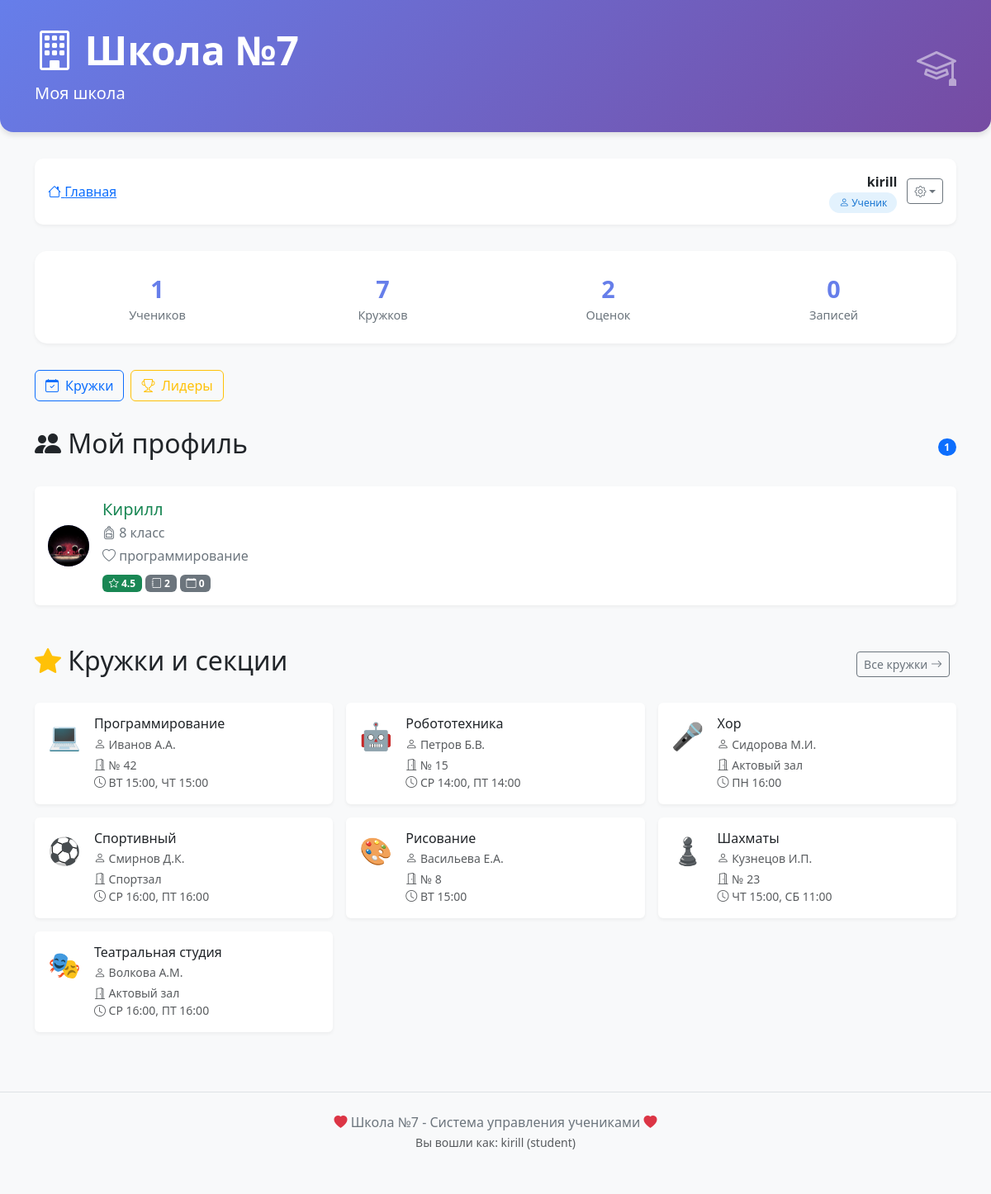
The page / (signed in) on the database its author committed.
### database.py (models this page shows)
class UserDB(Base):
    __tablename__ = "users"
    id = Column(Integer, primary_key=True, index=True)
    username = Column(String, unique=True, index=True, nullable=False)
    password = Column(String, nullable=False)
    role = Column(Enum(UserRole), default=UserRole.STUDENT, nullable=False)
    student_id = Column(Integer, ForeignKey("students.id"), nullable=True)  # УБРАТЬ unique=True
    vk_id = Column(String, nullable=True)
    student = relationship("StudentDB", back_populates="user")
    created_at = Column(String, default=lambda: datetime.now().strftime("%d.%m.%Y %H:%M"))

class StudentDB(Base):
    __tablename__ = "students"
    id = Column(Integer, primary_key=True, index=True)
    name = Column(String, index=True)
    grade = Column(Integer)
    hobby = Column(String)
    avatar = Column(String, nullable=True)
    grades = relationship("GradeDB", back_populates="student", cascade="all, delete-orphan")
    clubs = relationship("ClubDB", secondary="student_clubs", back_populates="students")
    user = relationship("UserDB", back_populates="student", uselist=False)

class ClubDB(Base):
    __tablename__ = "clubs"
    id = Column(Integer, primary_key=True, index=True)
    name = Column(String)
    teacher = Column(String)
    room = Column(String)
    schedule = Column(String)
    students = relationship("StudentDB", secondary="student_clubs", back_populates="clubs")

### main.py (the view)
@app.get("/", response_class=HTMLResponse)
async def home(
        request: Request,
        db: Session = Depends(get_db),
        current_user: Optional[UserDB] = Depends(get_current_user_from_session)
):
    if not current_user:
        return RedirectResponse(url="/login", status_code=303)
    if current_user.role == UserRole.STUDENT:
        student = db.query(StudentDB).filter(StudentDB.id == current_user.student_id).first()
        students = [student] if student else []
        show_add_button = False
        show_delete_buttons = False
        show_edit_buttons = False
    else:
        students = db.query(StudentDB).all()
        show_add_button = True
        show_edit_buttons = True
        show_delete_buttons = (current_user.role == UserRole.ADMIN)
    clubs = db.query(ClubDB).all()
    return templates.TemplateResponse(
        "index.html",
        {
            "request": request,
            "students": students,
            "clubs": clubs,
            "school_name": "Школа №7",
            "title": "Моя школа",
            "current_user": current_user,
            "show_add_button": show_add_button,
            "show_edit_buttons": show_edit_buttons,
            "show_delete_buttons": show_delete_buttons
        }
    )

### templates/index.html (shortened to what this page needs)
{% extends "base.html" %}
{% block header_subtitle %}{{ title }}{% endblock %}
{% block content %}
{% if students %}
<div class="stats-card">
    <div class="row text-center">
        <div class="col-md-3 col-6">
            <div class="stat-number">{{ students|length }}</div>
            <div class="stat-label">Учеников</div>
        </div>
        <div class="col-md-3 col-6">
            <div class="stat-number">{{ clubs|length if clubs else 0 }}</div>
            <div class="stat-label">Кружков</div>
        </div>
        <div class="col-md-3 col-6">
            <div class="stat-number">
                {% set total_grades = namespace(count=0) %}
                {% for s in students %}
                    {% set total_grades.count = total_grades.count + s.grades|length %}
                {% endfor %}
                {{ total_grades.count }}
            </div>
            <div class="stat-label">Оценок</div>
        </div>
        <div class="col-md-3 col-6">
            <div class="stat-number">
                {% set total_clubs = namespace(count=0) %}
                {% for s in students %}
                    {% set total_clubs.count = total_clubs.count + s.clubs|length %}
                {% endfor %}
                {{ total_clubs.count }}
            </div>
            <div class="stat-label">Записей</div>
        </div>
    </div>
</div>
{% endif %}
<div class="d-flex justify-content-between align-items-center mb-4">
    <div class="btn-actions">
        <a href="/clubs" class="btn btn-outline-primary btn-icon"><i class="bi bi-calendar-check"></i> Кружки</a>
        <a href="/leaders" class="btn btn-outline-warning btn-icon"><i class="bi bi-trophy"></i> Лидеры</a>
    </div>
</div>
<div class="section-title">
    <h2><i class="bi bi-people-fill"></i> {% if current_user.role.value == 'student' %}Мой профиль{% else %}Ученики{% endif %}</h2>
    {% if students %}<span class="badge bg-primary rounded-pill">{{ students|length }}</span>{% endif %}
</div>
{% if students %}
<div class="row g-3 mb-4">
    {% for student in students %}
    <div class="col-12">
        <div class="card student-card">
            <a href="/student/{{ student.id }}" class="student-link">
                <div class="card-body d-flex align-items-center gap-3">
                    <div class="avatar-circle">
                        {% if student.avatar %}<img src="{{ student.avatar }}" alt="{{ student.name }}">
                        {% else %}{{ student.name[0]|upper }}{% endif %}
                    </div>
                    <div class="flex-grow-1">
                        <h5 class="text-success mb-1">{{ student.name }}</h5>
                        <p class="text-secondary mb-1"><i class="bi bi-backpack"></i> {{ student.grade }} класс</p>
                        <p class="text-secondary mb-0"><i class="bi bi-heart"></i> {{ student.hobby }}</p>
                        <div class="mt-2">
                            {% if student.grades|length > 0 %}
                                {% set total_score = namespace(value=0) %}
                                {% for grade in student.grades %}
                                    {% set total_score.value = total_score.value + grade.score %}
                                {% endfor %}
                                {% set avg = total_score.value / student.grades|length %}
                                <span class="badge
                                    {% if avg >= 4.5 %}bg-success
                                    {% elif avg >= 4.0 %}bg-info
                                    {% elif avg >= 3.0 %}bg-warning
                                    {% else %}bg-danger{% endif %}">
                                    <i class="bi bi-star"></i> {{ "%.1f"|format(avg) }}
                                </span>
                            {% endif %}
                            <span class="badge bg-secondary"><i class="bi bi-journal"></i> {{ student.grades|length }}</span>
                            <span class="badge bg-secondary"><i class="bi bi-calendar"></i> {{ student.clubs|length }}</span>
                        </div>
                    </div>
                </div>
            </a>
        </div>
    </div>
    {% endfor %}
</div>
{% else %}
<div class="empty-state">
    <i class="bi bi-people"></i>
    <h3>Нет учеников</h3>
    {% if show_add_button %}<a href="/add-student-with-avatar" class="btn btn-success btn-lg mt-3"><i class="bi bi-person-plus-fill"></i> Добавить ученика</a>{% endif %}
</div>
{% endif %}
{% if clubs %}
<div class="section-title">
    <h2><i class="bi bi-star-fill text-warning"></i> Кружки и секции</h2>
    <div>
        <a href="/clubs" class="btn btn-sm btn-outline-secondary me-2">Все кружки <i class="bi bi-arrow-right"></i></a>
    </div>
</div>
<div class="row g-3 mb-4">
    {% for club in clubs %}
    <div class="col-md-4 col-sm-6">
        <div class="card club-card h-100">
            <div class="card-body">
                <div class="d-flex align-items-start">
                    <div class="club-icon me-3">
                        {% if "Программ" in club.name %}💻
                        {% elif "Робот" in club.name %}🤖
                        {% elif "Хор" in club.name %}🎤
                        {% elif "Спорт" in club.name %}⚽
                        {% elif "Рисование" in club.name %}🎨
                        {% elif "Шахмат" in club.name %}♟️
                        {% elif "Театр" in club.name %}🎭
                        {% else %}🎯{% endif %}
                    </div>
                    <div class="flex-grow-1">
                        <h6 class="card-title mb-1">{{ club.name }}</h6>
                        <p class="card-text small text-muted mb-1">
                            <i class="bi bi-person"></i> {{ club.teacher }}
                        </p>
                        <p class="card-text small text-muted mb-0">
                            <i class="bi bi-door-open"></i> {{ club.room }}
                            {% if club.schedule %}
                            <br><i class="bi bi-clock"></i> {{ club.schedule }}
                            {% endif %}
                        </p>
                    </div>
                </div>
            </div>
        </div>
    </div>
    {% endfor %}
</div>
{% endif %}
{% endblock %}

### templates/base.html (shortened to what this page needs)
<!DOCTYPE html>
<html lang="ru">
<head>
    <link href="https://cdn.jsdelivr.net/npm/bootstrap@5.3.0/dist/css/bootstrap.min.css" rel="stylesheet">
    <link rel="stylesheet" href="https://cdn.jsdelivr.net/npm/bootstrap-icons@1.11.0/font/bootstrap-icons.css">
</head>
<body>
    {% if not hide_header %}
    <div class="school-header">
        <div class="container">
            <div class="d-flex justify-content-between align-items-center">
                <div>
                    <h1 class="display-5 fw-bold"><i class="bi bi-building"></i> {{ school_name | default('Школа №7') }}</h1>
                    <p class="lead mb-0">{% block header_subtitle %}Система управления школой{% endblock %}</p>
                </div>
                <div><i class="bi bi-mortarboard" style="font-size: 3rem; opacity: 0.5;"></i></div>
            </div>
        </div>
    </div>
    {% endif %}
    <div class="container main-content">
        {% if current_user and not hide_nav %}
        <div class="navbar-custom">
            <div class="d-flex justify-content-between align-items-center flex-wrap">
                <div>
                    <nav aria-label="breadcrumb">
                        <ol class="breadcrumb mb-0">
                            <li class="breadcrumb-item"><a href="/"><i class="bi bi-house"></i> Главная</a></li>
                        </ol>
                    </nav>
                </div>
                <div class="user-badge">
                    <div class="text-end">
                        <strong>{{ current_user.username }}</strong><br>
                        <small>
                            {% if current_user.role.value == 'student' %}
                                <span class="role-badge role-student"><i class="bi bi-person"></i> Ученик</span>
                            {% elif current_user.role.value == 'teacher' %}
                                <span class="role-badge role-teacher"><i class="bi bi-person-badge"></i> Учитель</span>
                            {% elif current_user.role.value == 'admin' %}
                                <span class="role-badge role-admin"><i class="bi bi-shield-lock"></i> Администратор</span>
                            {% endif %}
                        </small>
                    </div>
                    <div class="dropdown">
                        <button class="btn btn-outline-secondary btn-sm dropdown-toggle" type="button" data-bs-toggle="dropdown"><i class="bi bi-gear"></i></button>
                    </div>
                </div>
            </div>
        </div>
        {% endif %}
        {% block content %}{% endblock %}
    </div>
    {% if not hide_footer %}
    <footer class="footer">
        <div class="container">
            <p class="mb-0"><i class="bi bi-heart-fill text-danger"></i> Школа №7 - Система управления учениками <i class="bi bi-heart-fill text-danger"></i></p>
            <small class="text-muted">{% if current_user %}Вы вошли как: {{ current_user.username }} ({{ current_user.role.value }}){% else %}<a href="/login">Войти в систему</a>{% endif %}</small>
        </div>
    </footer>
    {% endif %}
</body>
</html>

### templates/base.html (style rules this page uses)
* { margin: 0; padding: 0; box-sizing: border-box; }
body { background-color: #f8f9fa; padding-bottom: 2rem; min-height: 100vh; display: flex; flex-direction: column; font-family: 'Segoe UI', sans-serif; }
.main-content { flex: 1; }
.school-header { background: linear-gradient(135deg, #667eea 0%, #764ba2 100%); color: white; padding: 2rem 0; margin-bottom: 2rem; border-radius: 0 0 1rem 1rem; box-shadow: 0 4px 6px rgba(0,0,0,0.1); }
.navbar-custom { background: white; box-shadow: 0 2px 4px rgba(0,0,0,0.05); margin-bottom: 2rem; border-radius: 10px; padding: 1rem; }
.user-badge { display: flex; align-items: center; gap: 0.75rem; }
.role-badge { font-size: 0.75rem; padding: 0.25rem 0.75rem; border-radius: 20px; font-weight: 500; }
.role-student { background-color: #e3f2fd; color: #1976d2; }
.avatar-circle { width: 50px; height: 50px; border-radius: 50%; background: linear-gradient(135deg, #667eea 0%, #764ba2 100%); display: flex; align-items: center; justify-content: center; color: white; font-weight: bold; font-size: 1.5rem; overflow: hidden; flex-shrink: 0; }
.avatar-circle img { width: 100%; height: 100%; object-fit: cover; }
.student-card { transition: transform 0.2s, box-shadow 0.2s; border: none; box-shadow: 0 2px 4px rgba(0,0,0,0.05); position: relative; margin-bottom: 1rem; }
.student-link { text-decoration: none; color: inherit; display: block; padding-right: 60px; }
.club-card { transition: transform 0.2s; border: none; box-shadow: 0 2px 4px rgba(0,0,0,0.05); height: 100%; }
.club-icon { font-size: 2rem; margin-right: 1rem; }
.section-title { display: flex; align-items: center; justify-content: space-between; margin-bottom: 1.5rem; margin-top: 2rem; }
.stats-card { background: white; border-radius: 15px; padding: 1.5rem; box-shadow: 0 2px 4px rgba(0,0,0,0.05); margin-bottom: 2rem; }
.stat-number { font-size: 1.8rem; font-weight: bold; color: #667eea; }
.stat-label { color: #6c757d; font-size: 0.9rem; }
.btn-icon { display: inline-flex; align-items: center; gap: 0.5rem; }
.btn-actions { display: flex; gap: 0.5rem; flex-wrap: wrap; }
.footer { margin-top: 3rem; padding: 1.5rem 0; text-align: center; color: #6c757d; border-top: 1px solid #dee2e6; }

### rows shown on the page
UserDB: username "kirill", role.value "student"
StudentDB: avatar (picture), name "Кирилл", grade "8", hobby "программирование", avg "4.5", grades|length "2", clubs|length "0"
ClubDB: name "Программирование", teacher "Иванов А.А.", room "№ 42", schedule "ВТ 15:00, ЧТ 15:00"
ClubDB: name "Робототехника", teacher "Петров Б.В.", room "№ 15", schedule "СР 14:00, ПТ 14:00"
ClubDB: name "Хор", teacher "Сидорова М.И.", room "Актовый зал", schedule "ПН 16:00"
ClubDB: name "Спортивный", teacher "Смирнов Д.К.", room "Спортзал", schedule "СР 16:00, ПТ 16:00"
ClubDB: name "Рисование", teacher "Васильева Е.А.", room "№ 8", schedule "ВТ 15:00"
ClubDB: name "Шахматы", teacher "Кузнецов И.П.", room "№ 23", schedule "ЧТ 15:00, СБ 11:00"
ClubDB: name "Театральная студия", teacher "Волкова А.М.", room "Актовый зал", schedule "СР 16:00, ПТ 16:00"

### other values the page prints
{{ school_name | default('Школа №7') }} "Школа №7"
{{ title }} "Моя школа"
{{ students|length }} "1"
{{ clubs|length if clubs else 0 }} "7"
{{ total_grades.count }} "2"
{{ total_clubs.count }} "0"
